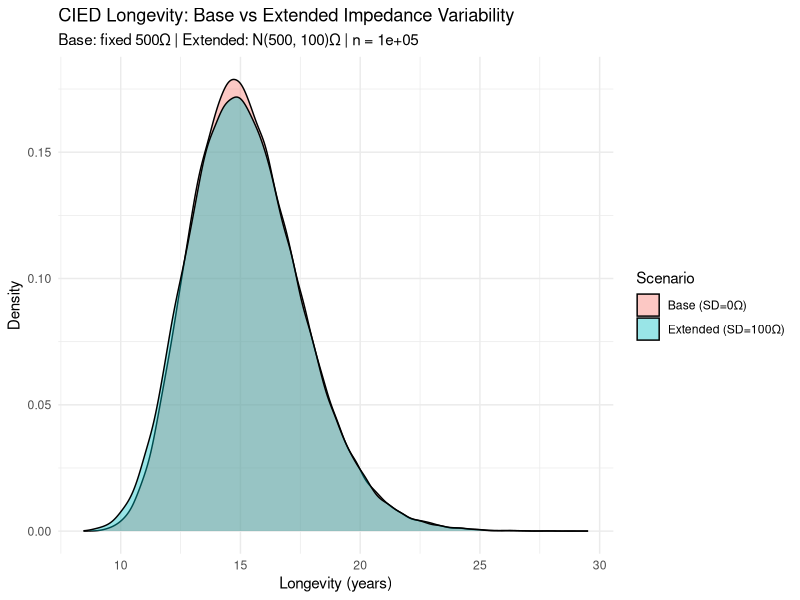

This chart was generated by the following R code:
## ---- chunk 1
library(tidyverse)     
library(knitr)         
library(kableExtra)    

set.seed(400) 

## ---- chunk 2

#Pacing Current Function
p_current <- function(v, pw_ms, r_ohm, hr = 60, pace_fraction = 0.3){
  pw_sec <- pw_ms / 1000
  i_pulse <- v / r_ohm
  q <- i_pulse * pw_sec
  q_micro <- q * 1e6
  
  i_avg_microamps <- (q_micro * hr * pace_fraction) / 60
  return(i_avg_microamps)
}

#PCI + Longevity Function
long <- function(i_background, i_pacing, i_options, c_mah){
  c_uah <- c_mah * 1e3
  i_total <- i_background + i_pacing + i_options
  
  PCI <- i_total / c_uah
  long_hours <- 1 / PCI
  long_years <- long_hours / 8760
  
  return(list(
    i_total = i_total,
    PCI = PCI,
    years = long_years
  ))
}

## ---- chunk 3
set.seed(400)
n_patients <- 100000

# Patient condition (indication)
condition <- sample(c("SND", "AVB"), n_patients, replace = TRUE, prob = c(0.6, 0.4))
hr <- pmin(pmax(rnorm(n_patients, 60, 5), 40), 90)

# Pacing percentages (as fractions 0-1)
ventricular_pacing <- ifelse(condition == "SND",
                            rnorm(n_patients, 0.29, 0.08),   # 29% ± 8% for SND
                            rnorm(n_patients, 0.90, 0.05))   # 90% ± 5% for AVB
ventricular_pacing <- pmin(pmax(ventricular_pacing, 0), 1)  # Clamp to 0-1

# Device parameters
c_mah <- pmax(rnorm(n_patients, 1000, 80), 800)        # Battery capacity
i_background <- pmax(rnorm(n_patients, 6.5, 0.7), 4)   # Background current

# Options current 
i_options <- rep(0, n_patients)  # Set to 0 to simplify

# Create patient data
sim_data <- tibble(
  id = 1:n_patients,
  condition,
  hr,
  ventricular_pacing,
  c_mah,
  i_background,
  i_options
)


## ---- chunk 4

sim_base <- sim_data %>%
  mutate(
    impedance = 500,
    i_pacing = p_current(2.5, 0.4, impedance, hr, ventricular_pacing),
    
    i_total = i_background + i_pacing + i_options,
    PCI = i_total / (c_mah * 1000),
    long_years = 1 / PCI / 8760,
    
    scenario = "Base (SD=0Ω)"
  )

## ---- chunk 5

sim_extended <- sim_data %>%
  mutate(
    impedance = pmax(rnorm(n_patients, 500, 100), 200),
    i_pacing = p_current(2.5, 0.4, impedance, hr, ventricular_pacing),
    
    i_total = i_background + i_pacing + i_options,
    PCI = i_total / (c_mah * 1000),
    long_years = 1 / PCI / 8760,
    
    scenario = "Extended (SD=100Ω)"
  )

## ---- chunk 6

results <- bind_rows(
  select(sim_base, id, condition, long_years, scenario),
  select(sim_extended, id, condition, long_years, scenario)
)

# Summary table
summary_tbl <- results %>%
  group_by(scenario) %>%
  summarise(
    mean_years = mean(long_years),
    median_years = median(long_years),
    sd_years = sd(long_years),
    q1 = quantile(long_years, 0.25),
    q3 = quantile(long_years, 0.75),
    n = n()
  )

kable(summary_tbl, digits = 2)



## ---- chunk 7
t_test <- t.test(
  filter(results, scenario == "Base (SD=0Ω)")$long_years,
  filter(results, scenario == "Extended (SD=100Ω)")$long_years
)

print(t_test)

## ---- chunk 8

ggplot(results, aes(x = long_years, fill = scenario)) +
  geom_density(alpha = 0.4) +
  labs(
    title = "CIED Longevity: Base vs Extended Impedance Variability",
    subtitle = paste("Base: fixed 500Ω | Extended: N(500, 100)Ω | n =", n_patients),
    x = "Longevity (years)",
    y = "Density",
    fill = "Scenario"
  ) +
  theme_minimal()
